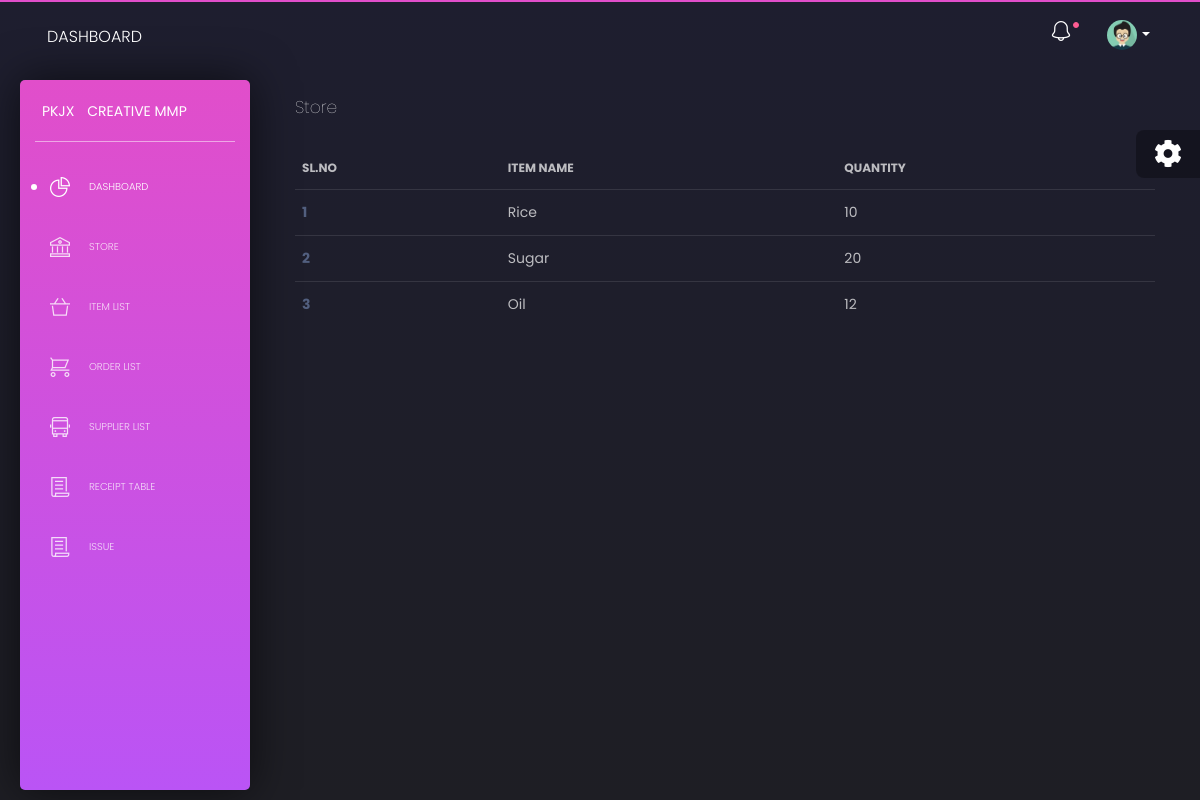
The page /store.php on the database its author committed.
### tables this page shows
CREATE TABLE `store` (
  `id` int(11) NOT NULL,
  `item_name` varchar(255) NOT NULL,
  `quantity` int(11) NOT NULL
);

### app/database/db.php (called while the page is built, shortened)
<?php
require('connect.php');
function selectAll($table, $conditions = []){
    global $conn;
    $sql = "SELECT * FROM $table";
    if (empty($conditions)){
        $stmt = $conn->prepare($sql);
        $stmt->execute();
        $records = $stmt->get_result()->fetch_all(MYSQLI_ASSOC);
        return $records;
    }
}

### store.php (the view, shortened to what this page needs)
<?php
$item = selectAll('store');
?>
<!DOCTYPE html>
<html lang="en">
<head>
  <?php require('lender/head.php') ?>
</head>
<body class="">
  <div class="wrapper">
  <?php require('lender/sidebar.php') ?>
    <div class="main-panel">
    <?php require('lender/nav.php') ?>
      <div class="content">
        <div class="row">
          <div class="col-md-12">
            <div class="card  card-plain">
              <div class="card-header">
                <h4 class="card-title">Store</h4>
              </div>
              <div class="card-body">
                <div class="table-responsive">
                  <table class="table tablesorter " id="">
                    <thead class=" text-primary">
                      <tr>
                        <th>
                          Sl.No
                        </th>
                        <th>
                          Item Name
                        </th>
                        <th>
                          Quantity
                        </th>
                      </tr>
                    </thead>
                    <tbody>
                    <?php foreach ($item as $key => $iti): ?>
                      <tr>
                        <th scope="row"><?php echo $key + 1 ?></th>
                        <td><?php echo $iti['item_name'];?></td>
                        <td><?php echo $iti['quantity'];?></td>
                      </tr>
                    <?php endforeach ?>
                    </tbody>
                  </table>
                </div>
              </div>
            </div>
          </div>
        </div>
      </div>
  <div class="fixed-plugin">
    <div class="dropdown show-dropdown">
      <a href="#" data-toggle="dropdown">
        <i class="fa fa-cog fa-2x"> </i>
      </a>
    </div>
  </div>
</body>
</html>

### rows shown on the page
store: item_name "Rice", quantity "10"
store: item_name "Sugar", quantity "20"
store: item_name "Oil", quantity "12"
